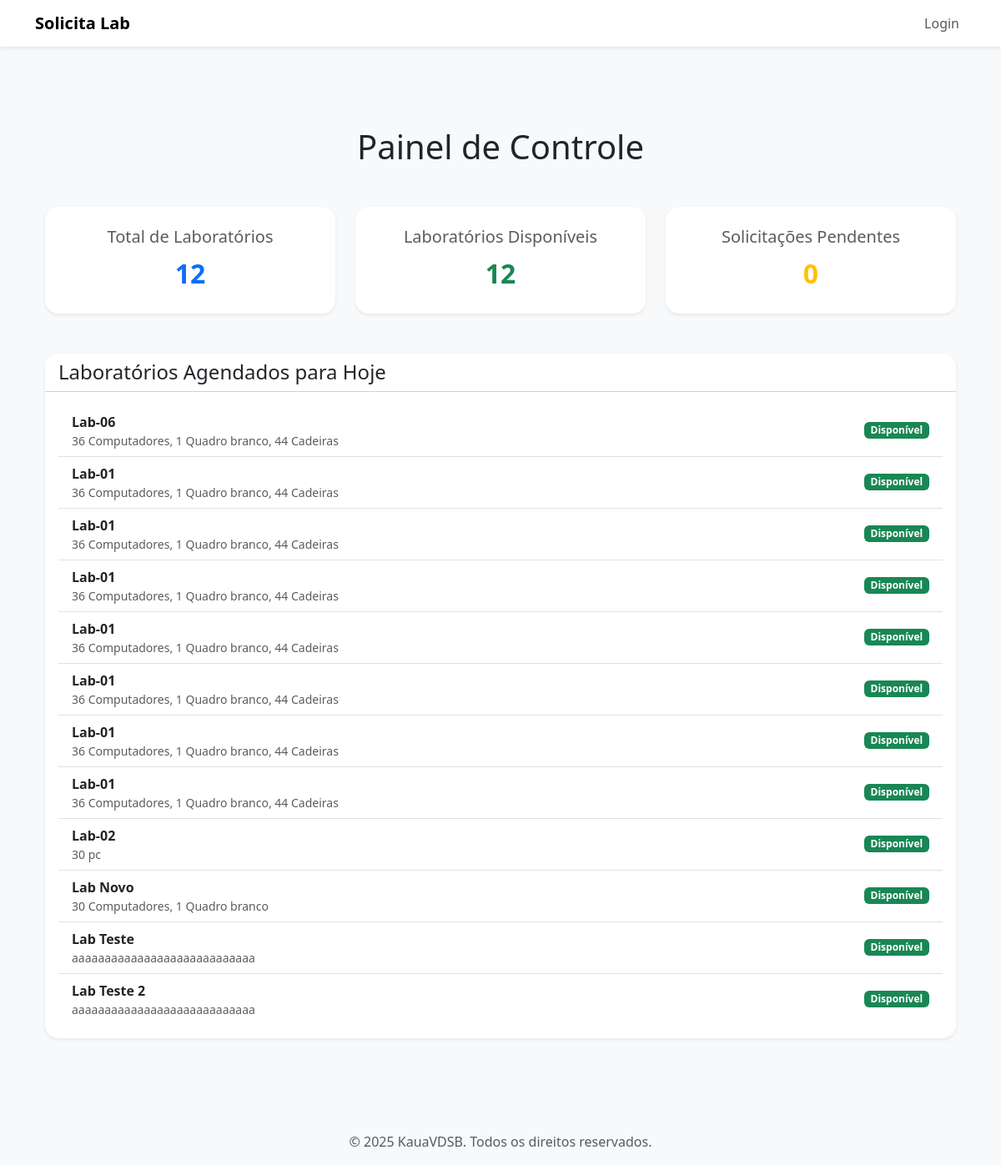
The page / on the database its author committed.
### app/models.py (models this page shows)
class Laboratorio(db.Model):
    __tablename__ = 'labs'
    id = db.Column(db.Integer, primary_key=True)
    nome = db.Column(db.String(50), nullable=False)
    capacidade = db.Column(db.Integer, nullable=False)
    equipamentos = db.Column(db.String(200), nullable=False)
    abertura = db.Column(db.Time, nullable=False)
    fechamento = db.Column(db.Time, nullable=False)
    status = db.Column(db.String(12), default="Disponível", nullable=False)
    """ Relacao um-para-muitos: Um laboratorio pode ter muitas Solicitacoes.
        aponta para lab em Solicitacao.
    """
    solicitacoes = db.relationship(
        'Solicitacao', back_populates='lab', lazy=True
    )

### app/routes.py (the view)
@app.route("/") #/homepage é padrão
def homepage():
    labs_total = Laboratorio.query.count()
    labs_disponiveis = Laboratorio.query.filter_by(status='Disponível').count()
    solicitacoes_pendentes = Solicitacao.query.filter_by(status='Pendente').count()
    labs_agendados = Laboratorio.query.all()
    return render_template(
        "index.html",
        labs_total=labs_total,
        labs_disponiveis=labs_disponiveis,
        solicitacoes_pendentes=solicitacoes_pendentes,
        labs=labs_agendados
    )

### app/templates/index.html (shortened to what this page needs)
{% extends 'base/base_bs.html' %}
{% block content %}
<div class="container my-5">
    <h1 class="text-center mb-5">Painel de Controle</h1>
    <div class="row g-4 mb-5">
        <div class="col-md-4">
            <div class="card shadow-sm text-center border-0 rounded-4">
                <div class="card-body p-4">
                    <h5 class="card-title text-muted">Total de Laboratórios</h5>
                    <p class="card-text fs-2 fw-bold text-primary">{{ labs_total }}</p>
                </div>
            </div>
        </div>
        <div class="col-md-4">
            <div class="card shadow-sm text-center border-0 rounded-4">
                <div class="card-body p-4">
                    <h5 class="card-title text-muted">Laboratórios Disponíveis</h5>
                    <p class="card-text fs-2 fw-bold text-success">{{ labs_disponiveis }}</p>
                </div>
            </div>
        </div>
        <div class="col-md-4">
            <div class="card shadow-sm text-center border-0 rounded-4">
                <div class="card-body p-4">
                    <h5 class="card-title text-muted">Solicitações Pendentes</h5>
                    <p class="card-text fs-2 fw-bold text-warning">{{ solicitacoes_pendentes }}</p>
                </div>
            </div>
        </div>
    </div>
    <div class="row">
        <div class="col-12">
            <div class="card shadow-sm border-0 rounded-4">
                <div class="card-header bg-white rounded-top-4">
                    <h4 class="mb-0">Laboratórios Agendados para Hoje</h4>
                </div>
                <div class="card-body">
                    {% if labs %}
                        <ul class="list-group list-group-flush">
                            {% for lab in labs %}
                                <li class="list-group-item d-flex justify-content-between align-items-center">
                                    <div>
                                        <strong>{{ lab.nome }}</strong>
                                        <small class="text-muted d-block">{{ lab.equipamentos }}</small>
                                    </div>
                                    <span class="badge
                                        {% if lab.status == 'Ocupado' %} bg-danger
                                        {% elif lab.status == 'Disponível' %} bg-success
                                        {% else %} bg-secondary
                                        {% endif %}">
                                        {{ lab.status }}
                                    </span>
                                </li>
                            {% endfor %}
                        </ul>
                    {% else %}
                        <div class="alert alert-info text-center" role="alert">
                            Nenhum laboratório agendado para hoje.
                        </div>
                    {% endif %}
                </div>
            </div>
        </div>
    </div>
</div>
{% endblock %}

### app/templates/base/base_bs.html (shortened to what this page needs)
<!DOCTYPE html>
<html lang="pt-br">
<head>
    <link href="https://cdn.jsdelivr.net/npm/bootstrap@5.3.3/dist/css/bootstrap.min.css" rel="stylesheet" xintegrity="sha384-QWTKZyjpPEjISv5WaRU9OFeRpok6YctnYmDr5pNlyT2bRjXh0JMhjY6hW+ALEwIH">
    <link rel="stylesheet" href="https://cdnjs.cloudflare.com/ajax/libs/font-awesome/6.5.2/css/all.min.css" xintegrity="sha512-SnH5WK+bZxgPHs44uWIX+LLJAJ9/2PkPKZ5QiAj6Ta86w+fsb2C/lV/m7Gk5c2v60Q/y6M8o2F3L2w6w7P9e9w==" />
    <link
        href="https://cdn.jsdelivr.net/npm/select2@4.0.13/dist/css/select2.min.css"
        rel="stylesheet"
    />
</head>
<body class="d-flex flex-column min-vh-100 bg-light">
    <div class="toast-container position-fixed top-0 start-0 p-3">
    </div>
    {% include 'base/header.html' %}
    <main class="container my-5 flex-grow-1">
        {% block content %}
        {% endblock %}
    </main>
    {% include 'base/footer.html' %}
</body>
</html>

### app/templates/base/header.html (shortened to what this page needs)
<header>
    <nav class="navbar navbar-expand-lg navbar-light bg-white shadow-sm">
        <div class="container-fluid container">
            <a class="navbar-brand fw-bold" href="{{ url_for('homepage') }}">
                Solicita Lab
            </a>
            <div class="collapse navbar-collapse justify-content-end" id="navbarNav">
                <ul class="navbar-nav">
                    {% if current_user.is_authenticated %}
                        <li class="nav-item dropdown">
                            <a class="nav-link dropdown-toggle" href="#" id="userDropdown" role="button" data-bs-toggle="dropdown" aria-expanded="false">
                                {% if current_user.admin %}
                                    <i class="fas fa-user-cog me-1"></i> Admin
                                {% else %}
                                    <i class="fas fa-user me-1"></i> Perfil
                                {% endif %}
                            </a>
                            <ul class="dropdown-menu" aria-labelledby="userDropdown">
                                <li>
                                    <a class="dropdown-item" href="{{ url_for('update_profile') }}">
                                        <i class="fas fa-edit me-2"></i> Editar Perfil
                                    </a>
                                </li>
                                {% if current_user.admin %}
                                <li>
                                    <a class="dropdown-item" href="{{ url_for('cadastro') }}">
                                        <i class="fas fa-user-plus me-2"></i> Cadastrar Novo Usuário
                                    </a>
                                </li>
                                {% endif %}
                                <li><hr class="dropdown-divider"></li>
                                <li>
                                    <a class="dropdown-item" href="{{ url_for('logout') }}">
                                        <i class="fas fa-sign-out-alt me-2"></i> Sair
                                    </a>
                                </li>
                            </ul>
                        </li>
                        <li class="nav-item dropdown">
                            <a class="nav-link dropdown-toggle" href="#" id="labsDropdown" role="button" data-bs-toggle="dropdown" aria-expanded="false">
                                <i class="fas fa-flask me-1"></i> Laboratórios
                            </a>
                            <ul class="dropdown-menu" aria-labelledby="labsDropdown">
                                <li>
                                    <a class="dropdown-item" href="{{ url_for('labs_list') }}">
                                        <i class="fas fa-list me-2"></i> Listar Labs
                                    </a>
                                </li>
                                <li>
                                    <a class="dropdown-item" href="{{ url_for('solicitar_create') }}">
                                        <i class="fas fa-calendar-plus me-2"></i> Solicitar Lab
                                    </a>
                                </li>
                                {% if current_user.admin %}
                                <li><hr class="dropdown-divider"></li>
                                <li>
                                    <a class="dropdown-item" href="{{ url_for('labs_create') }}">
                                        <i class="fas fa-plus-circle me-2"></i> Criar Lab
                                    </a>
                                </li>
                                {% endif %}
                            </ul>
                        </li>
                    {% else %}
                        <li class="nav-item">
                            <a class="nav-link" href="{{ url_for('login') }}">Login</a>
                        </li>
                    {% endif %}
                </ul>
            </div>
        </div>
    </nav>
</header>

### app/templates/base/footer.html
<footer class="bg-light text-muted text-center py-3 mt-auto">
    <div class="container">
        <p class="mb-0">&copy; 2025 KauaVDSB. Todos os direitos reservados.</p>
    </div>
</footer>

### rows shown on the page
Laboratorio: nome "Lab-06", equipamentos "36 Computadores, 1 Quadro branco, 44 Cadeiras", status "Disponível"
Laboratorio: nome "Lab-01", equipamentos "36 Computadores, 1 Quadro branco, 44 Cadeiras", status "Disponível"
Laboratorio: nome "Lab-01", equipamentos "36 Computadores, 1 Quadro branco, 44 Cadeiras", status "Disponível"
Laboratorio: nome "Lab-01", equipamentos "36 Computadores, 1 Quadro branco, 44 Cadeiras", status "Disponível"
Laboratorio: nome "Lab-01", equipamentos "36 Computadores, 1 Quadro branco, 44 Cadeiras", status "Disponível"
Laboratorio: nome "Lab-01", equipamentos "36 Computadores, 1 Quadro branco, 44 Cadeiras", status "Disponível"
Laboratorio: nome "Lab-01", equipamentos "36 Computadores, 1 Quadro branco, 44 Cadeiras", status "Disponível"
Laboratorio: nome "Lab-01", equipamentos "36 Computadores, 1 Quadro branco, 44 Cadeiras", status "Disponível"
Laboratorio: nome "Lab-02", equipamentos "30 pc", status "Disponível"
Laboratorio: nome "Lab Novo", equipamentos "30 Computadores, 1 Quadro branco", status "Disponível"
Laboratorio: nome "Lab Teste", equipamentos "aaaaaaaaaaaaaaaaaaaaaaaaaaaa", status "Disponível"
Laboratorio: nome "Lab Teste 2", equipamentos "aaaaaaaaaaaaaaaaaaaaaaaaaaaa", status "Disponível"

### other values the page prints
{{ labs_total }} "12"
{{ labs_disponiveis }} "12"
{{ solicitacoes_pendentes }} "0"
